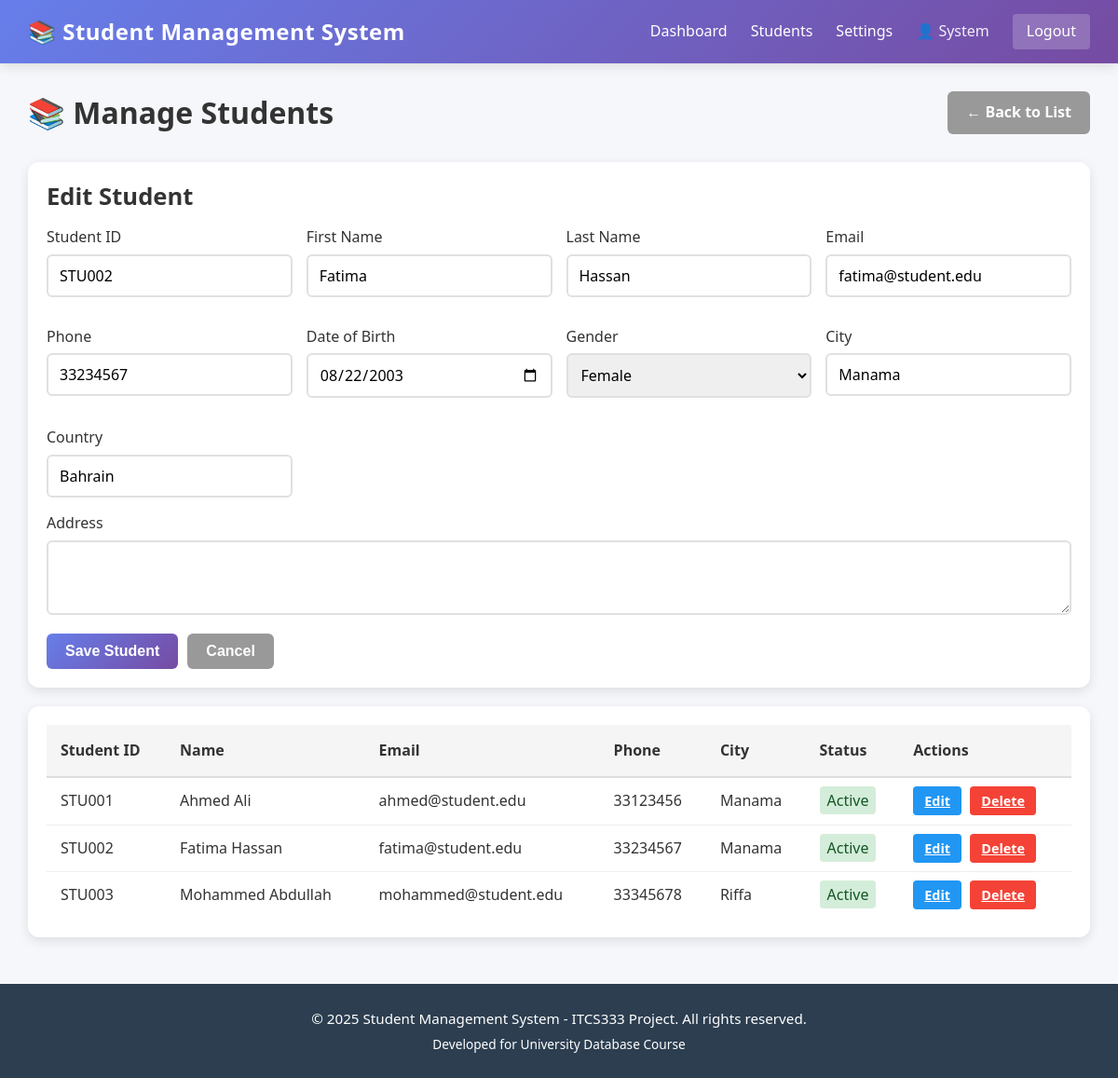
The page /admin_student.php?action=edit&id=2 (signed in) on the database its author committed.
### tables this page shows
CREATE TABLE IF NOT EXISTS students (
    id INT AUTO_INCREMENT PRIMARY KEY,
    student_id VARCHAR(50) UNIQUE NOT NULL,
    first_name VARCHAR(100) NOT NULL,
    last_name VARCHAR(100) NOT NULL,
    email VARCHAR(100) UNIQUE NOT NULL,
    phone VARCHAR(20),
    date_of_birth DATE,
    gender VARCHAR(10),
    address TEXT,
    city VARCHAR(50),
    country VARCHAR(50),
    enrollment_date DATE DEFAULT CURRENT_DATE,
    status VARCHAR(20) DEFAULT 'Active',
    created_at TIMESTAMP DEFAULT CURRENT_TIMESTAMP,
    updated_at TIMESTAMP DEFAULT CURRENT_TIMESTAMP ON UPDATE CURRENT_TIMESTAMP
);

### auth.php (called while the page is built, shortened)
<?php
include 'config.php';
function getAllStudents() {
    global $conn;
    $query = "SELECT * FROM students ORDER BY created_at DESC";
    $result = mysqli_query($conn, $query);
    return mysqli_fetch_all($result, MYSQLI_ASSOC);
}
function getStudent($id) {
    global $conn;
    $id = (int)$id;
    $query = "SELECT * FROM students WHERE id = $id";
    $result = mysqli_query($conn, $query);
    return mysqli_fetch_assoc($result);
}
?>

### admin_student.php (the view, shortened to what this page needs)
<?php
include_once 'config.php';
include_once 'auth.php';
$action = $_GET['action'] ?? '';
$student_id = $_GET['id'] ?? '';
$students = getAllStudents();
$edit_student = null;
if ($action == 'edit' && $student_id) {
    $edit_student = getStudent($student_id);
}
?>
<!DOCTYPE html>
<html lang="en">
<head>
    <link rel="stylesheet" href="assets/style.css">
</head>
<body>
    <?php include 'partials/header.php'; ?>
    <div class="student-container">
        <div class="page-header">
            <h1>📚 Manage Students</h1>
            <?php if ($action == 'edit'): ?>
                <a href="admin_student.php" class="add-btn" style="background: #999; text-decoration: none;">← Back to List</a>
            <?php endif; ?>
        </div>
        <div id="addFormSection" class="form-section" style="display: <?php echo ($action == 'edit') ? 'block' : 'none'; ?>;">
            <h2><?php echo ($action == 'edit') ? 'Edit Student' : 'Add New Student'; ?></h2>
            <form method="POST">
                <div class="form-grid">
                    <div class="form-group">
                        <label for="student_id">Student ID</label>
                        <input type="text" id="student_id" name="student_id" required
                               value="<?php echo $edit_student ? htmlspecialchars($edit_student['student_id']) : ''; ?>"
                               <?php echo $edit_student ? 'readonly' : ''; ?>>
                    </div>
                    <div class="form-group">
                        <label for="first_name">First Name</label>
                        <input type="text" id="first_name" name="first_name" required
                               value="<?php echo $edit_student ? htmlspecialchars($edit_student['first_name']) : ''; ?>">
                    </div>
                    <div class="form-group">
                        <label for="last_name">Last Name</label>
                        <input type="text" id="last_name" name="last_name" required
                               value="<?php echo $edit_student ? htmlspecialchars($edit_student['last_name']) : ''; ?>">
                    </div>
                    <div class="form-group">
                        <label for="email">Email</label>
                        <input type="email" id="email" name="email" required
                               value="<?php echo $edit_student ? htmlspecialchars($edit_student['email']) : ''; ?>">
                    </div>
                    <div class="form-group">
                        <label for="phone">Phone</label>
                        <input type="text" id="phone" name="phone"
                               value="<?php echo $edit_student ? htmlspecialchars($edit_student['phone']) : ''; ?>">
                    </div>
                    <div class="form-group">
                        <label for="dob">Date of Birth</label>
                        <input type="date" id="dob" name="dob"
                               value="<?php echo $edit_student ? htmlspecialchars($edit_student['date_of_birth']) : ''; ?>">
                    </div>
                    <div class="form-group">
                        <label for="gender">Gender</label>
                        <select id="gender" name="gender">
                            <option value="Female" <?php echo ($edit_student && $edit_student['gender'] == 'Female') ? 'selected' : ''; ?>>Female</option>
                        </select>
                    </div>
                    <div class="form-group">
                        <label for="city">City</label>
                        <input type="text" id="city" name="city"
                               value="<?php echo $edit_student ? htmlspecialchars($edit_student['city']) : ''; ?>">
                    </div>
                    <div class="form-group">
                        <label for="country">Country</label>
                        <input type="text" id="country" name="country"
                               value="<?php echo $edit_student ? htmlspecialchars($edit_student['country']) : ''; ?>">
                    </div>
                </div>
                <div class="form-group">
                    <label for="address">Address</label>
                    <textarea id="address" name="address"><?php echo $edit_student ? htmlspecialchars($edit_student['address']) : ''; ?></textarea>
                </div>
                <div class="form-actions">
                    <button type="submit" class="btn btn-submit">Save Student</button>
                    <button type="button" class="btn btn-cancel" onclick="toggleAddForm()">Cancel</button>
                </div>
            </form>
        </div>
        <div class="students-table">
            <?php if (count($students) > 0): ?>
                <table>
                    <thead>
                        <tr>
                            <th>Student ID</th>
                            <th>Name</th>
                            <th>Email</th>
                            <th>Phone</th>
                            <th>City</th>
                            <th>Status</th>
                            <th>Actions</th>
                        </tr>
                    </thead>
                    <tbody>
                        <?php foreach ($students as $student): ?>
                            <tr>
                                <td><?php echo htmlspecialchars($student['student_id']); ?></td>
                                <td><?php echo htmlspecialchars($student['first_name'] . ' ' . $student['last_name']); ?></td>
                                <td><?php echo htmlspecialchars($student['email']); ?></td>
                                <td><?php echo htmlspecialchars($student['phone'] ?? 'N/A'); ?></td>
                                <td><?php echo htmlspecialchars($student['city'] ?? 'N/A'); ?></td>
                                <td><span style="background: #d4edda; color: #155724; padding: 4px 8px; border-radius: 4px;"><?php echo $student['status']; ?></span></td>
                                <td>
                                    <a href="?action=edit&id=<?php echo $student['id']; ?>" class="action-btn edit-btn">Edit</a>
                                    <a href="?action=delete&id=<?php echo $student['id']; ?>" class="action-btn delete-btn" onclick="return confirm('Are you sure?')">Delete</a>
                                </td>
                            </tr>
                        <?php endforeach; ?>
                    </tbody>
                </table>
            <?php else: ?>
                <div class="empty-state">
                    <p>No students found. <a href="#" onclick="toggleAddForm(); return false;">Add the first student</a></p>
                </div>
            <?php endif; ?>
        </div>
    </div>
    <?php include 'partials/footer.php'; ?>
</body>
</html>

### assets/style.css (style rules this page uses)
* { margin: 0; padding: 0; box-sizing: border-box; }
html, body { height: 100%; }
body { font-family: 'Segoe UI', Tahoma, Geneva, Verdana, sans-serif; background: #f5f7fa; color: #333; line-height: 1.6; display: flex; flex-direction: column; min-height: 100vh; }
form { width: 100%; }
.form-group { margin-bottom: 15px; }
label { display: block; margin-bottom: 5px; color: #333; font-weight: 500; }
input[type="text"], input[type="email"], input[type="password"], input[type="date"], input[type="number"], select, textarea { width: 100%; padding: 10px 12px; border: 2px solid #e0e0e0; border-radius: 6px; font-size: 1em; font-family: inherit; transition: border-color 0.3s, box-shadow 0.3s; }
textarea { resize: vertical; min-height: 100px; }
button, .btn, .button { padding: 10px 20px; border: none; border-radius: 6px; font-size: 1em; font-weight: 600; cursor: pointer; transition: all 0.3s; display: inline-block; text-align: center; text-decoration: none; white-space: nowrap; }
.btn-primary, .btn-submit { background: linear-gradient(135deg, #667eea 0%, #764ba2 100%); color: white; }
.btn-secondary, .btn-cancel { background: #999; color: white; }
.card, .form-section, .students-table { background: white; border-radius: 12px; box-shadow: 0 4px 12px rgba(0, 0, 0, 0.1); padding: 20px; margin-bottom: 20px; }
table { width: 100%; border-collapse: collapse; background: white; }
thead { background: #f5f5f5; }
th { padding: 15px; text-align: left; font-weight: 600; color: #333; border-bottom: 2px solid #ddd; }
td { padding: 12px 15px; border-bottom: 1px solid #eee; }
tbody tr:last-child td { border-bottom: none; }
h1, h2, h3, h4, h5, h6 { color: #333; margin-bottom: 15px; line-height: 1.3; }
h1 { font-size: 2em; }
h2 { font-size: 1.6em; }

### admin_student.php (style rules this page uses)
.student-container { padding: 30px; }
.page-header { display: flex; justify-content: space-between; align-items: center; margin-bottom: 30px; flex-wrap: wrap; }
.page-header h1 { margin: 0; color: #333; }
.add-btn { background: linear-gradient(135deg, #4CAF50 0%, #45a049 100%); color: white; padding: 10px 20px; border-radius: 6px; text-decoration: none; font-weight: 600; cursor: pointer; border: none; transition: transform 0.3s; }
.form-section { background: white; padding: 30px; border-radius: 12px; box-shadow: 0 4px 12px rgba(0, 0, 0, 0.1); margin-bottom: 30px; }
.form-grid { display: grid; grid-template-columns: repeat(auto-fit, minmax(250px, 1fr)); gap: 15px; }
.form-group { display: flex; flex-direction: column; }
.form-group label { margin-bottom: 5px; color: #333; font-weight: 500; }
.form-group input, .form-group select, .form-group textarea { padding: 10px; border: 2px solid #e0e0e0; border-radius: 6px; font-family: inherit; transition: border-color 0.3s; }
.form-group textarea { resize: vertical; min-height: 80px; }
.form-actions { display: flex; gap: 10px; margin-top: 20px; }
.btn { padding: 10px 20px; border: none; border-radius: 6px; font-weight: 600; cursor: pointer; transition: transform 0.3s; }
.btn-submit { background: #667eea; color: white; }
.btn-cancel { background: #999; color: white; }
.students-table { background: white; border-radius: 12px; box-shadow: 0 4px 12px rgba(0, 0, 0, 0.1); overflow: hidden; }
table { width: 100%; border-collapse: collapse; }
thead { background: #f5f5f5; }
th { padding: 15px; text-align: left; font-weight: 600; color: #333; border-bottom: 2px solid #ddd; }
td { padding: 12px 15px; border-bottom: 1px solid #eee; }
.action-btn { padding: 6px 12px; margin-right: 5px; border: none; border-radius: 4px; cursor: pointer; font-size: 0.9em; font-weight: 600; transition: transform 0.2s; }
.edit-btn { background: #2196F3; color: white; }
.delete-btn { background: #f44336; color: white; }

### rows shown on the page
students: student_id "STU002", first_name "Fatima", last_name "Hassan", email "fatima@student.edu", phone "33234567", dob "08/22/2003", gender "Female", city "Manama", country "Bahrain", student "STU002", first_name+last_name "Fatima Hassan", status "Active"
students: student "STU001", first_name+last_name "Ahmed Ali", email "ahmed@student.edu", phone "33123456", city "Manama", status "Active"
students: student "STU003", first_name+last_name "Mohammed Abdullah", email "mohammed@student.edu", phone "33345678", city "Riffa", status "Active"

### other values the page prints
$_SESSION['first_name'] "System"
